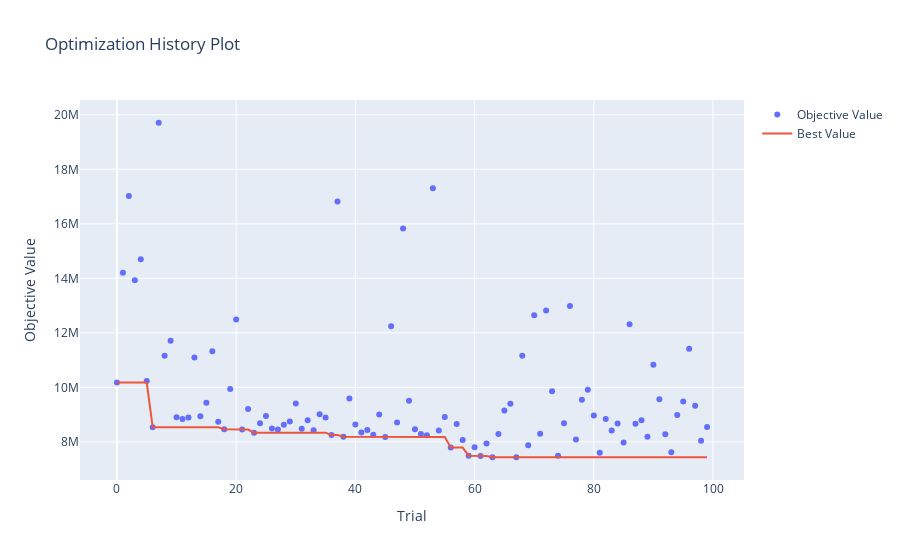
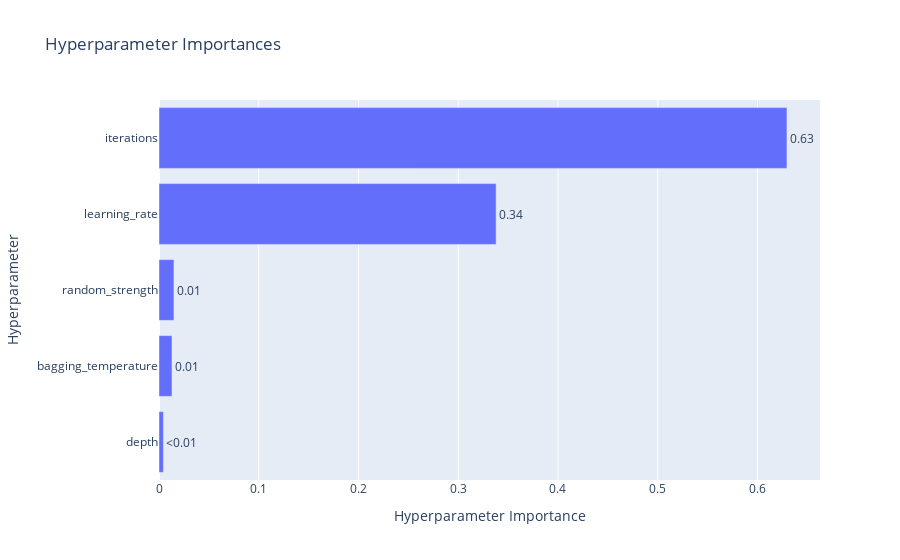
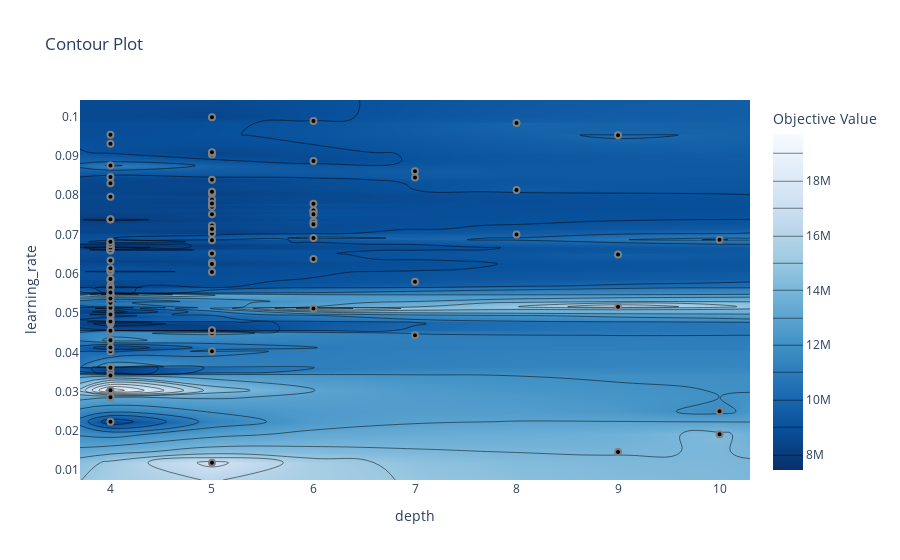

The notebook cell these images were saved under, in order:
### Markdown cell above
**Визуализация результатов оптимизации**

### Code cell
optuna.visualization.plot_optimization_history(study).show()
optuna.visualization.plot_param_importances(study).show()
optuna.visualization.plot_contour(study, params=["depth", "learning_rate"]).show()
